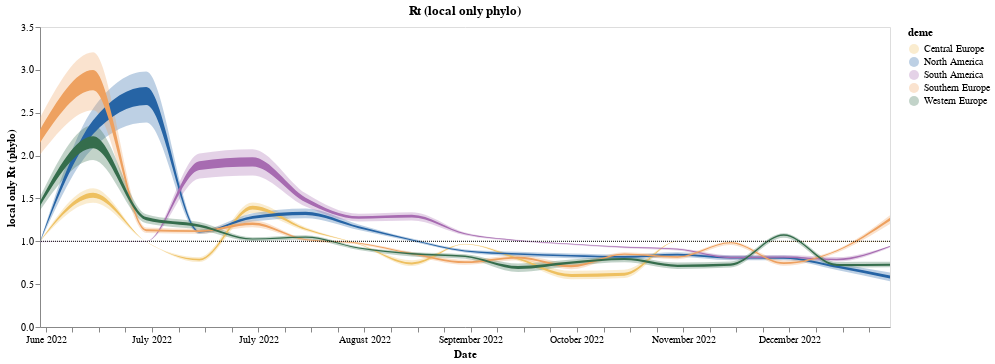

Notebook code for this chart:
### Code cell
line = alt.Chart(summary_rt_local_df, title = "Rt (local only phylo)").mark_area(interpolate='monotone', opacity = 1 ,color = "#f58518").encode(
    alt.X('date:T', axis=alt.Axis(title="Date", grid=False,format="%B %Y")),
    alt.Y('lower_hpd_log_50',axis=alt.Axis(title="local only Rt (phylo)", grid=False)),# scale=alt.Scale(domain=(0.6, 1.3))),
    alt.Y2('upper_hpd_log_50' ),
    alt.Color("deme")
).properties(
    width=850,
    height=300
).transform_filter(
   (datum.lower_hpd_log_50 >0.4) #& (datum.upper_hpd_log_50 < 4)
)
band = alt.Chart(summary_rt_local_df).mark_area(
    opacity=0.3, interpolate='monotone', color = "#f58518"
).encode(
    alt.X('date:T', axis=alt.Axis(title="Date", grid=False)),
    alt.Y('lower_hpd_log_95', axis=alt.Axis(title="local only Rt (phylo)", grid=False)),# scale=alt.Scale(domain=(0.6, 1.3))),
    alt.Y2('upper_hpd_log_95'), 
    alt.Color("deme",  scale=alt.Scale( range=range_))
).properties(
    width=850,
    height=300
).transform_filter(
    (datum.lower_hpd_log_95 >0.4) #& (datum.upper_hpd_log_95 < 4)
)

local_phlyo_rt_plot = band + line +one_line
local_phlyo_rt_plot

### Figure 1 — Vega-Lite specification as saved in the notebook (floating-point values rounded to 4 significant figures)
{"config": {"view": {"continuousWidth": 400, "continuousHeight": 300}}, "layer": [{"mark": {"type": "area", "color": "#f58518", "interpolate": "monotone", "opacity": 0.3}, "encoding": {"color": {"field": "deme", "scale": {"range": ["#EEC060", "#2664A5", "#A76BB1", "#EEA160", "#356D4C"]}, "type": "nominal"}, "x": {"axis": {"grid": false, "title": "Date"}, "field": "date", "type": "temporal"}, "y": {"axis": {"grid": false, "title": "local only Rt (phylo)"}, "field": "lower_hpd_log_95", "type": "quantitative"}, "y2": {"field": "upper_hpd_log_95"}}, "height": 300, "transform": [{"filter": "(datum.lower_hpd_log_95 > 0.4)"}], "width": 850}, {"mark": {"type": "area", "color": "#f58518", "interpolate": "monotone", "opacity": 1}, "encoding": {"color": {"field": "deme", "type": "nominal"}, "x": {"axis": {"format": "%B %Y", "grid": false, "title": "Date"}, "field": "date", "type": "temporal"}, "y": {"axis": {"grid": false, "title": "local only Rt (phylo)"}, "field": "lower_hpd_log_50", "type": "quantitative"}, "y2": {"field": "upper_hpd_log_50"}}, "height": 300, "title": "Rt (local only phylo)", "transform": [{"filter": "(datum.lower_hpd_log_50 > 0.4)"}], "width": 850}, {"data": {"name": "data-0f80976e06af035141dd0a0f11df9332"}, "mark": {"type": "rule", "strokeDash": [1, 1]}, "encoding": {"y": {"field": "y", "type": "quantitative"}}, "height": 300, "width": 850}], "data": {"name": "data-bd67aa308e9cf9d369983aadf64899d6"}, "$schema": "https://vega.github.io/schema/vega-lite/v4.17.0.json", "datasets": {"data-bd67aa308e9cf9d369983aadf64899d6": [{"deme": "Central Europe", "interval": "0", "mean_percent": 0.9986, "upper_hpd_log_95": 0.9995, "lower_hpd_log_95": 0.9974, "upper_hpd_log_50": 0.9992, "lower_hpd_log_50": 0.9986, "days": -10.5, "date": "2023-01-13 12:00:00"}, {"deme": "Central Europe", "interval": "2", "mean_percent": 0.9986, "upper_hpd_log_95": 0.9996, "lower_hpd_log_95": 0.9974, "upper_hpd_log_50": 0.9992, "lower_hpd_log_50": 0.9986, "days": 3.5, "date": "2022-12-30 12:00:00"}, {"deme": "Central Europe", "interval": "4", "mean_percent": 0.9989, "upper_hpd_log_95": 0.9997, "lower_hpd_log_95": 0.9979, "upper_hpd_log_50": 0.9994, "lower_hpd_log_50": 0.9989, "days": 17.5, "date": "2022-12-16 12:00:00"}, {"deme": "Central Europe", "interval": "6", "mean_percent": 0.9991, "upper_hpd_log_95": 0.9997, "lower_hpd_log_95": 0.9983, "upper_hpd_log_50": 0.9996, "lower_hpd_log_50": 0.9991, "days": 31.5, "date": "2022-12-02 12:00:00"}, {"deme": "Central Europe", "interval": "8", "mean_percent": 0.9991, "upper_hpd_log_95": 0.9997, "lower_hpd_log_95": 0.9983, "upper_hpd_log_50": 0.9995, "lower_hpd_log_50": 0.9991, "days": 45.5, "date": "2022-11-18 12:00:00"}, {"deme": "Central Europe", "interval": "10", "mean_percent": 0.6181, "upper_hpd_log_95": 0.6674, "lower_hpd_log_95": 0.5709, "upper_hpd_log_50": 0.6322, "lower_hpd_log_50": 0.5988, "days": 59.5, "date": "2022-11-04 12:00:00"}, {"deme": "Central Europe", "interval": "12", "mean_percent": 0.6046, "upper_hpd_log_95": 0.6554, "lower_hpd_log_95": 0.556, "upper_hpd_log_50": 0.6191, "lower_hpd_log_50": 0.5847, "days": 73.5, "date": "2022-10-21 12:00:00"}, {"deme": "Central Europe", "interval": "14", "mean_percent": 0.7985, "upper_hpd_log_95": 0.8259, "lower_hpd_log_95": 0.7719, "upper_hpd_log_50": 0.8064, "lower_hpd_log_50": 0.7877, "days": 87.5, "date": "2022-10-07 12:00:00"}, {"deme": "Central Europe", "interval": "16", "mean_percent": 0.966, "upper_hpd_log_95": 0.9703, "lower_hpd_log_95": 0.9617, "upper_hpd_log_50": 0.9674, "lower_hpd_log_50": 0.9645, "days": 101.5, "date": "2022-09-23 12:00:00"}, {"deme": "Central Europe", "interval": "18", "mean_percent": 0.744, "upper_hpd_log_95": 0.7782, "lower_hpd_log_95": 0.7109, "upper_hpd_log_50": 0.7538, "lower_hpd_log_50": 0.7305, "days": 115.5, "date": "2022-09-09 12:00:00"}, {"deme": "Central Europe", "interval": "20", "mean_percent": 0.9679, "upper_hpd_log_95": 0.972, "lower_hpd_log_95": 0.9639, "upper_hpd_log_50": 0.9692, "lower_hpd_log_50": 0.9664, "days": 129.5, "date": "2022-08-26 12:00:00"}, {"deme": "Central Europe", "interval": "22", "mean_percent": 1.142, "upper_hpd_log_95": 1.163, "lower_hpd_log_95": 1.12, "upper_hpd_log_50": 1.149, "lower_hpd_log_50": 1.134, "days": 143.5, "date": "2022-08-12 12:00:00"}, {"deme": "Central Europe", "interval": "24", "mean_percent": 1.392, "upper_hpd_log_95": 1.451, "lower_hpd_log_95": 1.33, "upper_hpd_log_50": 1.414, "lower_hpd_log_50": 1.371, "days": 157.5, "date": "2022-07-29 12:00:00"}, {"deme": "Central Europe", "interval": "26", "mean_percent": 0.7857, "upper_hpd_log_95": 0.8144, "lower_hpd_log_95": 0.7574, "upper_hpd_log_50": 0.7957, "lower_hpd_log_50": 0.776, "days": 171.5, "date": "2022-07-15 12:00:00"}, {"deme": "Central Europe", "interval": "28", "mean_percent": 0.994, "upper_hpd_log_95": 0.9952, "lower_hpd_log_95": 0.9925, "upper_hpd_log_50": 0.9947, "lower_hpd_log_50": 0.9939, "days": 185.5, "date": "2022-07-01 12:00:00"}, {"deme": "Central Europe", "interval": "30", "mean_percent": 1.536, "upper_hpd_log_95": 1.619, "lower_hpd_log_95": 1.449, "upper_hpd_log_50": 1.566, "lower_hpd_log_50": 1.507, "days": 199.5, "date": "2022-06-17 12:00:00"}, {"deme": "Central Europe", "interval": "32", "mean_percent": 0.9983, "upper_hpd_log_95": 0.9996, "lower_hpd_log_95": 0.9966, "upper_hpd_log_50": 0.9992, "lower_hpd_log_50": 0.9983, "days": 213.5, "date": "2022-06-03 12:00:00"}, {"deme": "North America", "interval": "0", "mean_percent": 0.5842, "upper_hpd_log_95": 0.6353, "lower_hpd_log_95": 0.5341, "upper_hpd_log_50": 0.6022, "lower_hpd_log_50": 0.5667, "days": -10.5, "date": "2023-01-13 12:00:00"}, {"deme": "North America", "interval": "2", "mean_percent": 0.7032, "upper_hpd_log_95": 0.7413, "lower_hpd_log_95": 0.6657, "upper_hpd_log_50": 0.7166, "lower_hpd_log_50": 0.69, "days": 3.5, "date": "2022-12-30 12:00:00"}, {"deme": "North America", "interval": "4", "mean_percent": 0.8069, "upper_hpd_log_95": 0.8356, "lower_hpd_log_95": 0.7794, "upper_hpd_log_50": 0.8172, "lower_hpd_log_50": 0.7972, "days": 17.5, "date": "2022-12-16 12:00:00"}, {"deme": "North America", "interval": "6", "mean_percent": 0.8072, "upper_hpd_log_95": 0.8354, "lower_hpd_log_95": 0.7797, "upper_hpd_log_50": 0.8182, "lower_hpd_log_50": 0.7984, "days": 31.5, "date": "2022-12-02 12:00:00"}, {"deme": "North America", "interval": "8", "mean_percent": 0.8443, "upper_hpd_log_95": 0.8718, "lower_hpd_log_95": 0.8175, "upper_hpd_log_50": 0.8541, "lower_hpd_log_50": 0.835, "days": 45.5, "date": "2022-11-18 12:00:00"}, {"deme": "North America", "interval": "10", "mean_percent": 0.8175, "upper_hpd_log_95": 0.845, "lower_hpd_log_95": 0.7884, "upper_hpd_log_50": 0.8281, "lower_hpd_log_50": 0.8085, "days": 59.5, "date": "2022-11-04 12:00:00"}, {"deme": "North America", "interval": "12", "mean_percent": 0.8312, "upper_hpd_log_95": 0.8584, "lower_hpd_log_95": 0.8034, "upper_hpd_log_50": 0.8411, "lower_hpd_log_50": 0.822, "days": 73.5, "date": "2022-10-21 12:00:00"}, {"deme": "North America", "interval": "14", "mean_percent": 0.8495, "upper_hpd_log_95": 0.8772, "lower_hpd_log_95": 0.8214, "upper_hpd_log_50": 0.8607, "lower_hpd_log_50": 0.8419, "days": 87.5, "date": "2022-10-07 12:00:00"}, {"deme": "North America", "interval": "16", "mean_percent": 0.8867, "upper_hpd_log_95": 0.9049, "lower_hpd_log_95": 0.8682, "upper_hpd_log_50": 0.8932, "lower_hpd_log_50": 0.8804, "days": 101.5, "date": "2022-09-23 12:00:00"}, {"deme": "North America", "interval": "18", "mean_percent": 1.014, "upper_hpd_log_95": 1.031, "lower_hpd_log_95": 0.997, "upper_hpd_log_50": 1.021, "lower_hpd_log_50": 1.009, "days": 115.5, "date": "2022-09-09 12:00:00"}, {"deme": "North America", "interval": "20", "mean_percent": 1.164, "upper_hpd_log_95": 1.197, "lower_hpd_log_95": 1.131, "upper_hpd_log_50": 1.175, "lower_hpd_log_50": 1.153, "days": 129.5, "date": "2022-08-26 12:00:00"}, {"deme": "North America", "interval": "22", "mean_percent": 1.326, "upper_hpd_log_95": 1.382, "lower_hpd_log_95": 1.269, "upper_hpd_log_50": 1.346, "lower_hpd_log_50": 1.307, "days": 143.5, "date": "2022-08-12 12:00:00"}, {"deme": "North America", "interval": "24", "mean_percent": 1.278, "upper_hpd_log_95": 1.326, "lower_hpd_log_95": 1.23, "upper_hpd_log_50": 1.295, "lower_hpd_log_50": 1.262, "days": 157.5, "date": "2022-07-29 12:00:00"}, {"deme": "North America", "interval": "26", "mean_percent": 1.109, "upper_hpd_log_95": 1.131, "lower_hpd_log_95": 1.084, "upper_hpd_log_50": 1.117, "lower_hpd_log_50": 1.101, "days": 171.5, "date": "2022-07-15 12:00:00"}, {"deme": "North America", "interval": "28", "mean_percent": 2.689, "upper_hpd_log_95": 2.982, "lower_hpd_log_95": 2.386, "upper_hpd_log_50": 2.799, "lower_hpd_log_50": 2.591, "days": 185.5, "date": "2022-07-01 12:00:00"}, {"deme": "North America", "interval": "30", "mean_percent": 2.324, "upper_hpd_log_95": 2.55, "lower_hpd_log_95": 2.09, "upper_hpd_log_50": 2.411, "lower_hpd_log_50": 2.251, "days": 199.5, "date": "2022-06-17 12:00:00"}, {"deme": "North America", "interval": "32", "mean_percent": 0.9901, "upper_hpd_log_95": 0.9934, "lower_hpd_log_95": 0.9868, "upper_hpd_log_50": 0.9915, "lower_hpd_log_50": 0.9893, "days": 213.5, "date": "2022-06-03 12:00:00"}, {"deme": "South America", "interval": "0", "mean_percent": 0.9393, "upper_hpd_log_95": 0.9493, "lower_hpd_log_95": 0.9285, "upper_hpd_log_50": 0.9436, "lower_hpd_log_50": 0.9368, "days": -10.5, "date": "2023-01-13 12:00:00"}, {"deme": "South America", "interval": "2", "mean_percent": 0.7887, "upper_hpd_log_95": 0.8162, "lower_hpd_log_95": 0.7631, "upper_hpd_log_50": 0.7969, "lower_hpd_log_50": 0.7784, "days": 3.5, "date": "2022-12-30 12:00:00"}, {"deme": "South America", "interval": "4", "mean_percent": 0.8161, "upper_hpd_log_95": 0.8402, "lower_hpd_log_95": 0.7931, "upper_hpd_log_50": 0.8236, "lower_hpd_log_50": 0.8072, "days": 17.5, "date": "2022-12-16 12:00:00"}, {"deme": "South America", "interval": "6", "mean_percent": 0.8119, "upper_hpd_log_95": 0.8359, "lower_hpd_log_95": 0.7884, "upper_hpd_log_50": 0.8193, "lower_hpd_log_50": 0.8027, "days": 31.5, "date": "2022-12-02 12:00:00"}, {"deme": "South America", "interval": "8", "mean_percent": 0.907, "upper_hpd_log_95": 0.9209, "lower_hpd_log_95": 0.892, "upper_hpd_log_50": 0.9126, "lower_hpd_log_50": 0.903, "days": 45.5, "date": "2022-11-18 12:00:00"}, {"deme": "South America", "interval": "10", "mean_percent": 0.931, "upper_hpd_log_95": 0.9425, "lower_hpd_log_95": 0.9191, "upper_hpd_log_50": 0.9357, "lower_hpd_log_50": 0.9282, "days": 59.5, "date": "2022-11-04 12:00:00"}, {"deme": "South America", "interval": "12", "mean_percent": 0.9666, "upper_hpd_log_95": 0.9747, "lower_hpd_log_95": 0.9567, "upper_hpd_log_50": 0.9713, "lower_hpd_log_50": 0.9656, "days": 73.5, "date": "2022-10-21 12:00:00"}, {"deme": "South America", "interval": "14", "mean_percent": 1.009, "upper_hpd_log_95": 1.018, "lower_hpd_log_95": 0.9985, "upper_hpd_log_50": 1.013, "lower_hpd_log_50": 1.007, "days": 87.5, "date": "2022-10-07 12:00:00"}, {"deme": "South America", "interval": "16", "mean_percent": 1.086, "upper_hpd_log_95": 1.103, "lower_hpd_log_95": 1.07, "upper_hpd_log_50": 1.092, "lower_hpd_log_50": 1.081, "days": 101.5, "date": "2022-09-23 12:00:00"}, {"deme": "South America", "interval": "18", "mean_percent": 1.292, "upper_hpd_log_95": 1.338, "lower_hpd_log_95": 1.243, "upper_hpd_log_50": 1.309, "lower_hpd_log_50": 1.277, "days": 115.5, "date": "2022-09-09 12:00:00"}, {"deme": "South America", "interval": "20", "mean_percent": 1.276, "upper_hpd_log_95": 1.32, "lower_hpd_log_95": 1.232, "upper_hpd_log_50": 1.293, "lower_hpd_log_50": 1.262, "days": 129.5, "date": "2022-08-26 12:00:00"}, {"deme": "South America", "interval": "22", "mean_percent": 1.483, "upper_hpd_log_95": 1.56, "lower_hpd_log_95": 1.405, "upper_hpd_log_50": 1.509, "lower_hpd_log_50": 1.456, "days": 143.5, "date": "2022-08-12 12:00:00"}, {"deme": "South America", "interval": "24", "mean_percent": 1.924, "upper_hpd_log_95": 2.075, "lower_hpd_log_95": 1.768, "upper_hpd_log_50": 1.979, "lower_hpd_log_50": 1.872, "days": 157.5, "date": "2022-07-29 12:00:00"}, {"deme": "South America", "interval": "26", "mean_percent": 1.882, "upper_hpd_log_95": 2.024, "lower_hpd_log_95": 1.733, "upper_hpd_log_50": 1.933, "lower_hpd_log_50": 1.832, "days": 171.5, "date": "2022-07-15 12:00:00"}, {"deme": "South America", "interval": "28", "mean_percent": 0.9989, "upper_hpd_log_95": 0.9995, "lower_hpd_log_95": 0.9981, "upper_hpd_log_50": 0.9992, "lower_hpd_log_50": 0.9988, "days": 185.5, "date": "2022-07-01 12:00:00"}, {"deme": "South America", "interval": "30", "mean_percent": 0.9984, "upper_hpd_log_95": 0.9992, "lower_hpd_log_95": 0.9975, "upper_hpd_log_50": 0.9989, "lower_hpd_log_50": 0.9983, "days": 199.5, "date": "2022-06-17 12:00:00"}, {"deme": "South America", "interval": "32", "mean_percent": 0.9927, "upper_hpd_log_95": 0.9952, "lower_hpd_log_95": 0.99, "upper_hpd_log_50": 0.9939, "lower_hpd_log_50": 0.9921, "days": 213.5, "date": "2022-06-03 12:00:00"}, {"deme": "Southern Europe", "interval": "0", "mean_percent": 1.254, "upper_hpd_log_95": 1.303, "lower_hpd_log_95": 1.202, "upper_hpd_log_50": 1.274, "lower_hpd_log_50": 1.239, "days": -10.5, "date": "2023-01-13 12:00:00"}, {"deme": "Southern Europe", "interval": "2", "mean_percent": 0.8871, "upper_hpd_log_95": 0.9054, "lower_hpd_log_95": 0.8671, "upper_hpd_log_50": 0.8956, "lower_hpd_log_50": 0.8832, "days": 3.5, "date": "2022-12-30 12:00:00"}, {"deme": "Southern Europe", "interval": "4", "mean_percent": 0.7454, "upper_hpd_log_95": 0.7772, "lower_hpd_log_95": 0.715, "upper_hpd_log_50": 0.7555, "lower_hpd_log_50": 0.7338, "days": 17.5, "date": "2022-12-16 12:00:00"}, {"deme": "Southern Europe", "interval": "6", "mean_percent": 0.9786, "upper_hpd_log_95": 0.9966, "lower_hpd_log_95": 0.9554, "upper_hpd_log_50": 0.9894, "lower_hpd_log_50": 0.9772, "days": 31.5, "date": "2022-12-02 12:00:00"}, {"deme": "Southern Europe", "interval": "8", "mean_percent": 0.8162, "upper_hpd_log_95": 0.8407, "lower_hpd_log_95": 0.7914, "upper_hpd_log_50": 0.8257, "lower_hpd_log_50": 0.8088, "days": 45.5, "date": "2022-11-18 12:00:00"}, {"deme": "Southern Europe", "interval": "10", "mean_percent": 0.8489, "upper_hpd_log_95": 0.8711, "lower_hpd_log_95": 0.826, "upper_hpd_log_50": 0.8577, "lower_hpd_log_50": 0.8428, "days": 59.5, "date": "2022-11-04 12:00:00"}, {"deme": "Southern Europe", "interval": "12", "mean_percent": 0.7104, "upper_hpd_log_95": 0.7483, "lower_hpd_log_95": 0.6749, "upper_hpd_log_50": 0.7225, "lower_hpd_log_50": 0.6971, "days": 73.5, "date": "2022-10-21 12:00:00"}, {"deme": "Southern Europe", "interval": "14", "mean_percent": 0.8074, "upper_hpd_log_95": 0.837, "lower_hpd_log_95": 0.7787, "upper_hpd_log_50": 0.8194, "lower_hpd_log_50": 0.7998, "days": 87.5, "date": "2022-10-07 12:00:00"}, {"deme": "Southern Europe", "interval": "16", "mean_percent": 0.7561, "upper_hpd_log_95": 0.7856, "lower_hpd_log_95": 0.7267, "upper_hpd_log_50": 0.7658, "lower_hpd_log_50": 0.7452, "days": 101.5, "date": "2022-09-23 12:00:00"}, {"deme": "Southern Europe", "interval": "18", "mean_percent": 0.8548, "upper_hpd_log_95": 0.8748, "lower_hpd_log_95": 0.8339, "upper_hpd_log_50": 0.863, "lower_hpd_log_50": 0.8493, "days": 115.5, "date": "2022-09-09 12:00:00"}, {"deme": "Southern Europe", "interval": "20", "mean_percent": 0.9758, "upper_hpd_log_95": 0.9879, "lower_hpd_log_95": 0.9616, "upper_hpd_log_50": 0.9822, "lower_hpd_log_50": 0.9739, "days": 129.5, "date": "2022-08-26 12:00:00"}, {"deme": "Southern Europe", "interval": "22", "mean_percent": 1.018, "upper_hpd_log_95": 1.032, "lower_hpd_log_95": 1.002, "upper_hpd_log_50": 1.024, "lower_hpd_log_50": 1.014, "days": 143.5, "date": "2022-08-12 12:00:00"}, {"deme": "Southern Europe", "interval": "24", "mean_percent": 1.206, "upper_hpd_log_95": 1.247, "lower_hpd_log_95": 1.165, "upper_hpd_log_50": 1.219, "lower_hpd_log_50": 1.191, "days": 157.5, "date": "2022-07-29 12:00:00"}, {"deme": "Southern Europe", "interval": "26", "mean_percent": 1.118, "upper_hpd_log_95": 1.146, "lower_hpd_log_95": 1.089, "upper_hpd_log_50": 1.129, "lower_hpd_log_50": 1.109, "days": 171.5, "date": "2022-07-15 12:00:00"}, {"deme": "Southern Europe", "interval": "28", "mean_percent": 1.129, "upper_hpd_log_95": 1.16, "lower_hpd_log_95": 1.097, "upper_hpd_log_50": 1.14, "lower_hpd_log_50": 1.118, "days": 185.5, "date": "2022-07-01 12:00:00"}, {"deme": "Southern Europe", "interval": "30", "mean_percent": 2.873, "upper_hpd_log_95": 3.206, "lower_hpd_log_95": 2.528, "upper_hpd_log_50": 2.997, "lower_hpd_log_50": 2.761, "days": 199.5, "date": "2022-06-17 12:00:00"}, {"deme": "Southern Europe", "interval": "32", "mean_percent": 2.227, "upper_hpd_log_95": 2.441, "lower_hpd_log_95": 2.008, "upper_hpd_log_50": 2.301, "lower_hpd_log_50": 2.151, "days": 213.5, "date": "2022-06-03 12:00:00"}, {"deme": "Western Europe", "interval": "0", "mean_percent": 0.7276, "upper_hpd_log_95": 0.7602, "lower_hpd_log_95": 0.6957, "upper_hpd_log_50": 0.7382, "lower_hpd_log_50": 0.7155, "days": -10.5, "date": "2023-01-13 12:00:00"}, {"deme": "Western Europe", "interval": "2", "mean_percent": 0.7251, "upper_hpd_log_95": 0.7584, "lower_hpd_log_95": 0.6921, "upper_hpd_log_50": 0.7358, "lower_hpd_log_50": 0.7127, "days": 3.5, "date": "2022-12-30 12:00:00"}, {"deme": "Western Europe", "interval": "4", "mean_percent": 1.07, "upper_hpd_log_95": 1.094, "lower_hpd_log_95": 1.042, "upper_hpd_log_50": 1.082, "lower_hpd_log_50": 1.065, "days": 17.5, "date": "2022-12-16 12:00:00"}, {"deme": "Western Europe", "interval": "6", "mean_percent": 0.7279, "upper_hpd_log_95": 0.7637, "lower_hpd_log_95": 0.6945, "upper_hpd_log_50": 0.7396, "lower_hpd_log_50": 0.7157, "days": 31.5, "date": "2022-12-02 12:00:00"}, {"deme": "Western Europe", "interval": "8", "mean_percent": 0.7146, "upper_hpd_log_95": 0.7518, "lower_hpd_log_95": 0.6772, "upper_hpd_log_50": 0.7268, "lower_hpd_log_50": 0.7011, "days": 45.5, "date": "2022-11-18 12:00:00"}, {"deme": "Western Europe", "interval": "10", "mean_percent": 0.7891, "upper_hpd_log_95": 0.823, "lower_hpd_log_95": 0.7542, "upper_hpd_log_50": 0.8036, "lower_hpd_log_50": 0.7809, "days": 59.5, "date": "2022-11-04 12:00:00"}, {"deme": "Western Europe", "interval": "12", "mean_percent": 0.7498, "upper_hpd_log_95": 0.7873, "lower_hpd_log_95": 0.7105, "upper_hpd_log_50": 0.7649, "lower_hpd_log_50": 0.7392, "days": 73.5, "date": "2022-10-21 12:00:00"}, {"deme": "Western Europe", "interval": "14", "mean_percent": 0.6912, "upper_hpd_log_95": 0.7397, "lower_hpd_log_95": 0.6423, "upper_hpd_log_50": 0.7107, "lower_hpd_log_50": 0.6779, "days": 87.5, "date": "2022-10-07 12:00:00"}, {"deme": "Western Europe", "interval": "16", "mean_percent": 0.8234, "upper_hpd_log_95": 0.8485, "lower_hpd_log_95": 0.7976, "upper_hpd_log_50": 0.8335, "lower_hpd_log_50": 0.8164, "days": 101.5, "date": "2022-09-23 12:00:00"}, {"deme": "Western Europe", "interval": "18", "mean_percent": 0.8514, "upper_hpd_log_95": 0.8761, "lower_hpd_log_95": 0.8227, "upper_hpd_log_50": 0.8639, "lower_hpd_log_50": 0.8469, "days": 115.5, "date": "2022-09-09 12:00:00"}, {"deme": "Western Europe", "interval": "20", "mean_percent": 0.9194, "upper_hpd_log_95": 0.9364, "lower_hpd_log_95": 0.8985, "upper_hpd_log_50": 0.9284, "lower_hpd_log_50": 0.917, "days": 129.5, "date": "2022-08-26 12:00:00"}, {"deme": "Western Europe", "interval": "22", "mean_percent": 1.046, "upper_hpd_log_95": 1.07, "lower_hpd_log_95": 1.02, "upper_hpd_log_50": 1.057, "lower_hpd_log_50": 1.041, "days": 143.5, "date": "2022-08-12 12:00:00"}, {"deme": "Western Europe", "interval": "24", "mean_percent": 1.025, "upper_hpd_log_95": 1.046, "lower_hpd_log_95": 1.003, "upper_hpd_log_50": 1.034, "lower_hpd_log_50": 1.02, "days": 157.5, "date": "2022-07-29 12:00:00"}, {"deme": "Western Europe", "interval": "26", "mean_percent": 1.18, "upper_hpd_log_95": 1.224, "lower_hpd_log_95": 1.136, "upper_hpd_log_50": 1.197, "lower_hpd_log_50": 1.167, "days": 171.5, "date": "2022-07-15 12:00:00"}, {"deme": "Western Europe", "interval": "28", "mean_percent": 1.263, "upper_hpd_log_95": 1.316, "lower_hpd_log_95": 1.21, "upper_hpd_log_50": 1.283, "lower_hpd_log_50": 1.246, "days": 185.5, "date": "2022-07-01 12:00:00"}, {"deme": "Western Europe", "interval": "30", "mean_percent": 2.153, "upper_hpd_log_95": 2.355, "lower_hpd_log_95": 1.949, "upper_hpd_log_50": 2.226, "lower_hpd_log_50": 2.086, "days": 199.5, "date": "2022-06-17 12:00:00"}, {"deme": "Western Europe", "interval": "32", "mean_percent": 1.438, "upper_hpd_log_95": 1.515, "lower_hpd_log_95": 1.361, "upper_hpd_log_50": 1.464, "lower_hpd_log_50": 1.412, "days": 213.5, "date": "2022-06-03 12:00:00"}], "data-0f80976e06af035141dd0a0f11df9332": [{"y": 1.0}]}}
